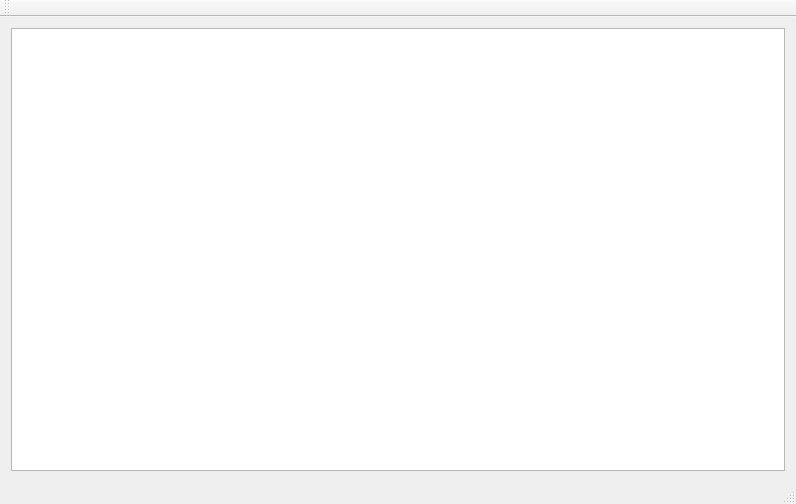
<?xml version="1.0" encoding="UTF-8"?>
<ui version="4.0">
 <class>MainWindow</class>
 <widget class="QMainWindow" name="MainWindow">
  <property name="geometry">
   <rect>
    <x>0</x>
    <y>0</y>
    <width>796</width>
    <height>504</height>
   </rect>
  </property>
  <property name="windowTitle">
   <string>MainWindow</string>
  </property>
  <widget class="QWidget" name="centralWidget">
   <layout class="QGridLayout" name="gridLayout">
    <item row="0" column="0">
     <widget class="QTableView" name="tableView">
      <property name="font">
       <font>
        <pointsize>16</pointsize>
       </font>
      </property>
     </widget>
    </item>
   </layout>
  </widget>
  <widget class="QMenuBar" name="menuBar">
   <property name="geometry">
    <rect>
     <x>0</x>
     <y>0</y>
     <width>796</width>
     <height>21</height>
    </rect>
   </property>
  </widget>
  <widget class="QToolBar" name="mainToolBar">
   <attribute name="toolBarArea">
    <enum>TopToolBarArea</enum>
   </attribute>
   <attribute name="toolBarBreak">
    <bool>false</bool>
   </attribute>
  </widget>
  <widget class="QStatusBar" name="statusBar"/>
 </widget>
 <layoutdefault spacing="6" margin="11"/>
 <resources/>
 <connections/>
</ui>
